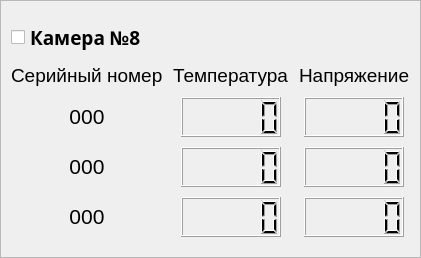
               <widget class="QFrame" name="por1_cam8_frame">
                <property name="frameShape">
                 <enum>QFrame::StyledPanel</enum>
                </property>
                <property name="frameShadow">
                 <enum>QFrame::Plain</enum>
                </property>
                <layout class="QGridLayout" name="gridLayout_8">
                 <property name="leftMargin">
                  <number>10</number>
                 </property>
                 <property name="topMargin">
                  <number>20</number>
                 </property>
                 <property name="rightMargin">
                  <number>10</number>
                 </property>
                 <property name="bottomMargin">
                  <number>20</number>
                 </property>
                 <property name="spacing">
                  <number>10</number>
                 </property>
                 <item row="6" column="3" alignment="Qt::AlignHCenter">
                  <widget class="QLCDNumber" name="por1_cam8_sens3bat_lcdNum">
                   <property name="minimumSize">
                    <size>
                     <width>100</width>
                     <height>40</height>
                    </size>
                   </property>
                   <property name="maximumSize">
                    <size>
                     <width>100</width>
                     <height>40</height>
                    </size>
                   </property>
                   <property name="font">
                    <font>
                     <pointsize>10</pointsize>
                    </font>
                   </property>
                   <property name="styleSheet">
                    <string notr="true"/>
                   </property>
                   <property name="digitCount">
                    <number>5</number>
                   </property>
                   <property name="value" stdset="0">
                    <double>0.000000000000000</double>
                   </property>
                   <property name="intValue" stdset="0">
                    <number>0</number>
                   </property>
                  </widget>
                 </item>
                 <item row="2" column="0">
                  <widget class="QCheckBox" name="por1_cam8_checkBox">
                   <property name="maximumSize">
                    <size>
                     <width>150</width>
                     <height>16777215</height>
                    </size>
                   </property>
                   <property name="font">
                    <font>
                     <family>Arial Black</family>
                     <pointsize>14</pointsize>
                     <weight>75</weight>
                     <bold>true</bold>
                    </font>
                   </property>
                   <property name="text">
                    <string>Камера №8</string>
                   </property>
                  </widget>
                 </item>
                 <item row="4" column="0" alignment="Qt::AlignHCenter">
                  <widget class="QLabel" name="por1_cam8_sens1serial_label">
                   <property name="minimumSize">
                    <size>
                     <width>0</width>
                     <height>25</height>
                    </size>
                   </property>
                   <property name="font">
                    <font>
                     <family>Arial</family>
                     <pointsize>16</pointsize>
                    </font>
                   </property>
                   <property name="text">
                    <string>&lt;html&gt;&lt;head/&gt;&lt;body&gt;&lt;p align=&quot;center&quot;&gt;000&lt;/p&gt;&lt;/body&gt;&lt;/html&gt;</string>
                   </property>
                  </widget>
                 </item>
                 <item row="6" column="0" alignment="Qt::AlignHCenter">
                  <widget class="QLabel" name="por1_cam8_sens3serial_label">
                   <property name="minimumSize">
                    <size>
                     <width>0</width>
                     <height>25</height>
                    </size>
                   </property>
                   <property name="font">
                    <font>
                     <family>Arial</family>
                     <pointsize>14</pointsize>
                    </font>
                   </property>
                   <property name="text">
                    <string>&lt;html&gt;&lt;head/&gt;&lt;body&gt;&lt;p align=&quot;center&quot;&gt;&lt;span style=&quot; font-size:16pt;&quot;&gt;000&lt;/span&gt;&lt;/p&gt;&lt;/body&gt;&lt;/html&gt;</string>
                   </property>
                  </widget>
                 </item>
                 <item row="3" column="1" colspan="2">
                  <widget class="QLabel" name="por1_cam8_temp_label">
                   <property name="font">
                    <font>
                     <family>Arial</family>
                     <pointsize>14</pointsize>
                    </font>
                   </property>
                   <property name="text">
                    <string>Температура</string>
                   </property>
                  </widget>
                 </item>
                 <item row="3" column="0">
                  <widget class="QLabel" name="por1_cam8_sernum_label">
                   <property name="font">
                    <font>
                     <family>Arial</family>
                     <pointsize>14</pointsize>
                    </font>
                   </property>
                   <property name="text">
                    <string>Серийный номер</string>
                   </property>
                  </widget>
                 </item>
                 <item row="5" column="0" alignment="Qt::AlignHCenter">
                  <widget class="QLabel" name="por1_cam8_sens2serial_label">
                   <property name="minimumSize">
                    <size>
                     <width>0</width>
                     <height>25</height>
                    </size>
                   </property>
                   <property name="font">
                    <font>
                     <family>Arial</family>
                     <pointsize>14</pointsize>
                    </font>
                   </property>
                   <property name="text">
                    <string>&lt;html&gt;&lt;head/&gt;&lt;body&gt;&lt;p align=&quot;center&quot;&gt;&lt;span style=&quot; font-size:16pt;&quot;&gt;000&lt;/span&gt;&lt;/p&gt;&lt;/body&gt;&lt;/html&gt;</string>
                   </property>
                  </widget>
                 </item>
                 <item row="4" column="1" colspan="2" alignment="Qt::AlignHCenter">
                  <widget class="QLCDNumber" name="por1_cam8_sens1temp_lcdNum">
                   <property name="minimumSize">
                    <size>
                     <width>100</width>
                     <height>40</height>
                    </size>
                   </property>
                   <property name="maximumSize">
                    <size>
                     <width>100</width>
                     <height>40</height>
                    </size>
                   </property>
                   <property name="font">
                    <font>
                     <pointsize>10</pointsize>
                    </font>
                   </property>
                   <property name="styleSheet">
                    <string notr="true"/>
                   </property>
                   <property name="digitCount">
                    <number>5</number>
                   </property>
                   <property name="value" stdset="0">
                    <double>0.000000000000000</double>
                   </property>
                   <property name="intValue" stdset="0">
                    <number>0</number>
                   </property>
                  </widget>
                 </item>
                 <item row="5" column="3" alignment="Qt::AlignHCenter">
                  <widget class="QLCDNumber" name="por1_cam8_sens2bat_lcdNum">
                   <property name="minimumSize">
                    <size>
                     <width>100</width>
                     <height>40</height>
                    </size>
                   </property>
                   <property name="maximumSize">
                    <size>
                     <width>100</width>
                     <height>40</height>
                    </size>
                   </property>
                   <property name="font">
                    <font>
                     <pointsize>10</pointsize>
                    </font>
                   </property>
                   <property name="styleSheet">
                    <string notr="true"/>
                   </property>
                   <property name="digitCount">
                    <number>5</number>
                   </property>
                   <property name="value" stdset="0">
                    <double>0.000000000000000</double>
                   </property>
                   <property name="intValue" stdset="0">
                    <number>0</number>
                   </property>
                  </widget>
                 </item>
                 <item row="4" column="3" alignment="Qt::AlignHCenter">
                  <widget class="QLCDNumber" name="por1_cam8_sens1bat_lcdNum">
                   <property name="minimumSize">
                    <size>
                     <width>100</width>
                     <height>40</height>
                    </size>
                   </property>
                   <property name="maximumSize">
                    <size>
                     <width>100</width>
                     <height>40</height>
                    </size>
                   </property>
                   <property name="font">
                    <font>
                     <pointsize>10</pointsize>
                    </font>
                   </property>
                   <property name="styleSheet">
                    <string notr="true"/>
                   </property>
                   <property name="digitCount">
                    <number>5</number>
                   </property>
                   <property name="value" stdset="0">
                    <double>0.000000000000000</double>
                   </property>
                   <property name="intValue" stdset="0">
                    <number>0</number>
                   </property>
                  </widget>
                 </item>
                 <item row="6" column="1" colspan="2" alignment="Qt::AlignHCenter">
                  <widget class="QLCDNumber" name="por1_cam8_sens3temp_lcdNum">
                   <property name="minimumSize">
                    <size>
                     <width>100</width>
                     <height>40</height>
                    </size>
                   </property>
                   <property name="maximumSize">
                    <size>
                     <width>100</width>
                     <height>40</height>
                    </size>
                   </property>
                   <property name="font">
                    <font>
                     <pointsize>10</pointsize>
                    </font>
                   </property>
                   <property name="styleSheet">
                    <string notr="true"/>
                   </property>
                   <property name="digitCount">
                    <number>5</number>
                   </property>
                   <property name="value" stdset="0">
                    <double>0.000000000000000</double>
                   </property>
                   <property name="intValue" stdset="0">
                    <number>0</number>
                   </property>
                  </widget>
                 </item>
                 <item row="5" column="1" colspan="2" alignment="Qt::AlignHCenter">
                  <widget class="QLCDNumber" name="por1_cam8_sens2temp_lcdNum">
                   <property name="minimumSize">
                    <size>
                     <width>100</width>
                     <height>40</height>
                    </size>
                   </property>
                   <property name="maximumSize">
                    <size>
                     <width>100</width>
                     <height>40</height>
                    </size>
                   </property>
                   <property name="font">
                    <font>
                     <pointsize>10</pointsize>
                    </font>
                   </property>
                   <property name="styleSheet">
                    <string notr="true"/>
                   </property>
                   <property name="digitCount">
                    <number>5</number>
                   </property>
                   <property name="value" stdset="0">
                    <double>0.000000000000000</double>
                   </property>
                   <property name="intValue" stdset="0">
                    <number>0</number>
                   </property>
                  </widget>
                 </item>
                 <item row="3" column="3">
                  <widget class="QLabel" name="por1_cam8_bat_label">
                   <property name="font">
                    <font>
                     <family>Arial</family>
                     <pointsize>14</pointsize>
                    </font>
                   </property>
                   <property name="text">
                    <string>Напряжение</string>
                   </property>
                  </widget>
                 </item>
                </layout>
               </widget>
